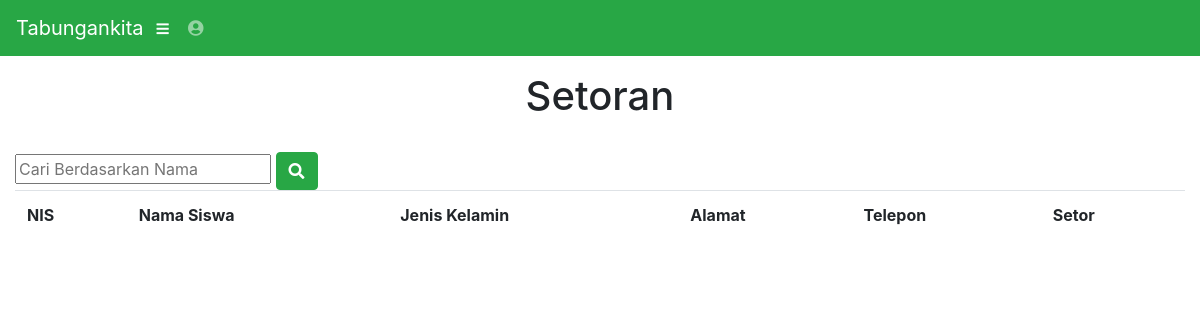
The app's page /index.php/admin/setoran/cari, older data.
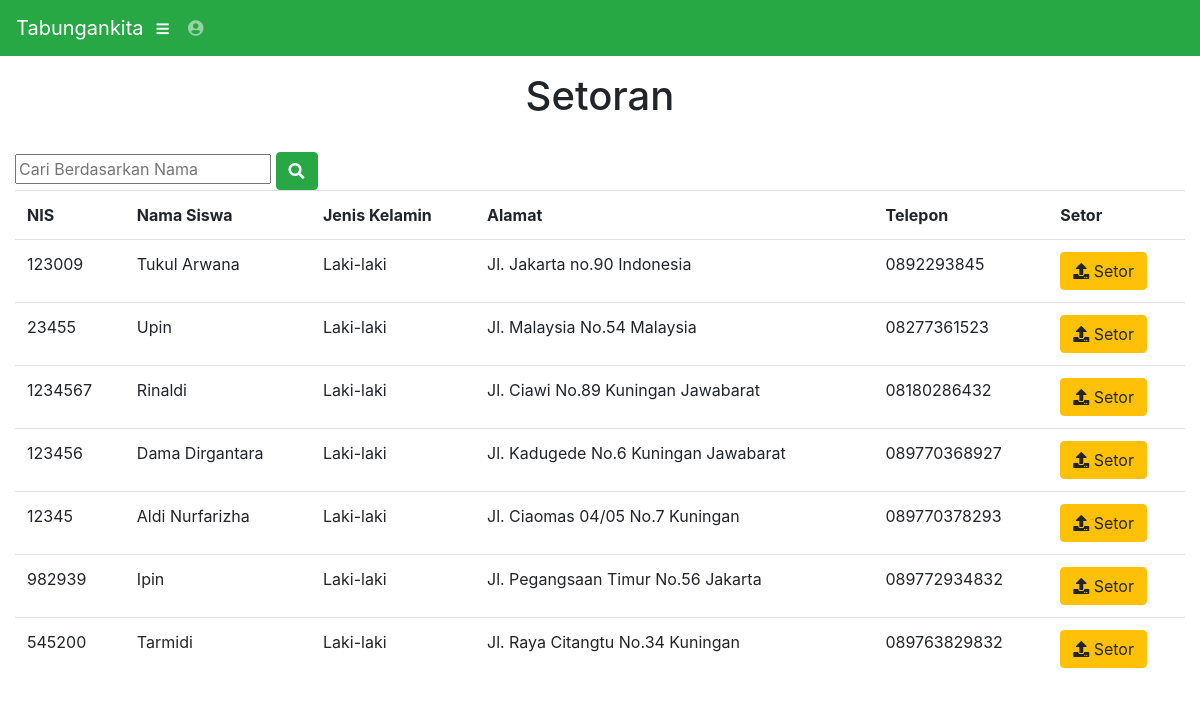
The same page, newer data.
### tables this page shows
CREATE TABLE `siswa` (
  `id_siswa` int(50) NOT NULL,
  `nama` text NOT NULL,
  `jenis_kelamin` text NOT NULL,
  `alamat` text NOT NULL,
  `telepon` text NOT NULL,
  `kelas` varchar(5) NOT NULL,
  `saldo` int(15) NOT NULL DEFAULT 0
);

### application/controllers/admin/Setoran.php (called while the page is built, shortened)
<?php
class Setoran extends CI_Controller {
	public function cari(){
		$nama=$this->input->post('cari');
		$this->m_siswa->cari_siswa($nama);
		$data['data']=$this->m_siswa->cari_siswa($nama);
		$this->load->view('admin/setoran',$data);
	}
}

### index.php (called while the page is built, shortened)
<?php
require_once BASEPATH.'core/CodeIgniter.php';

### application/models/m_siswa.php (called while the page is built, shortened)
<?php
class m_siswa extends CI_Model{
    function cari_siswa($nama){
      $hsl=$this->db->query("SELECT * from siswa where nama like '%".$nama."%'");
      return $hsl;
    }
}
?>

### application/views/admin/setoran.php (the view, shortened to what this page needs)
<!DOCTYPE html>
<html lang="en">
<head>
</head>
<body id="page-top">
<div id="wrapper">
	<div id="content-wrapper">
		<div class="container-fluid">
	<center><h1>Setoran<br></h1></center>
	<br>
	<form action="<?=site_url('admin/setoran/cari')?>" method="post">
	<input type="text" placeholder="Cari Berdasarkan Nama" name="cari">
  <button type="submit" class="btn btn-success"  value="Cari" ><i class="fa fa-search"></i></button>
</form>
		<table class="table">
<tr>
	<th>NIS</th>
	<th>Nama Siswa</th>
	<th>Jenis Kelamin</th>
	<th>Alamat</th>
	<th>Telepon</th>
	<th>Setor</th>
</tr>
<?php
                    foreach ($data->result_array() as $sws):
                        $id_siswa=$sws['id_siswa'];
                        $nama=$sws['nama'];
                        $jenis_kelamin=$sws['jenis_kelamin'];
                        $alamat=$sws['alamat'];
                        $telepon=$sws['telepon'];
                ?>
<tr>
	<td><?php echo $id_siswa;?></td>
	<td><?php echo $nama;?></td>
	<td><?php echo $jenis_kelamin;?></td>
	<td><?php echo $alamat;?></td>
	<td><?php echo $telepon;?></td>
	<td><a class="btn btn-xs btn-warning" href="#modalEditSiswa<?php echo $id_siswa?>" data-toggle="modal" title="Edit"><span class="fa fa-upload"></span> Setor</a></td>
</tr>
<?php endforeach; ?>
  </table>
  </div>
</body>
</html>

Row changes from the older to the newer data that the page shows:
added siswa: id_siswa "123009", nama "Tukul Arwana", jenis_kelamin "Laki-laki", alamat "Jl. Jakarta no.90 Indonesia", telepon "0892293845"
added siswa: id_siswa "23455", nama "Upin", jenis_kelamin "Laki-laki", alamat "Jl. Malaysia No.54 Malaysia", telepon "08277361523"
added siswa: id_siswa "1234567", nama "Rinaldi", jenis_kelamin "Laki-laki", alamat "Jl. Ciawi No.89 Kuningan Jawabarat", telepon "08180286432"
added siswa: id_siswa "123456", nama "Dama Dirgantara", jenis_kelamin "Laki-laki", alamat "Jl. Kadugede No.6 Kuningan Jawabarat", telepon "089770368927"
added siswa: id_siswa "12345", nama "Aldi Nurfarizha", jenis_kelamin "Laki-laki", alamat "Jl. Ciaomas 04/05 No.7 Kuningan", telepon "089770378293"
added siswa: id_siswa "982939", nama "Ipin", jenis_kelamin "Laki-laki", alamat "Jl. Pegangsaan Timur No.56 Jakarta", telepon "089772934832"
added siswa: id_siswa "545200", nama "Tarmidi", jenis_kelamin "Laki-laki", alamat "Jl. Raya Citangtu No.34 Kuningan", telepon "089763829832"
